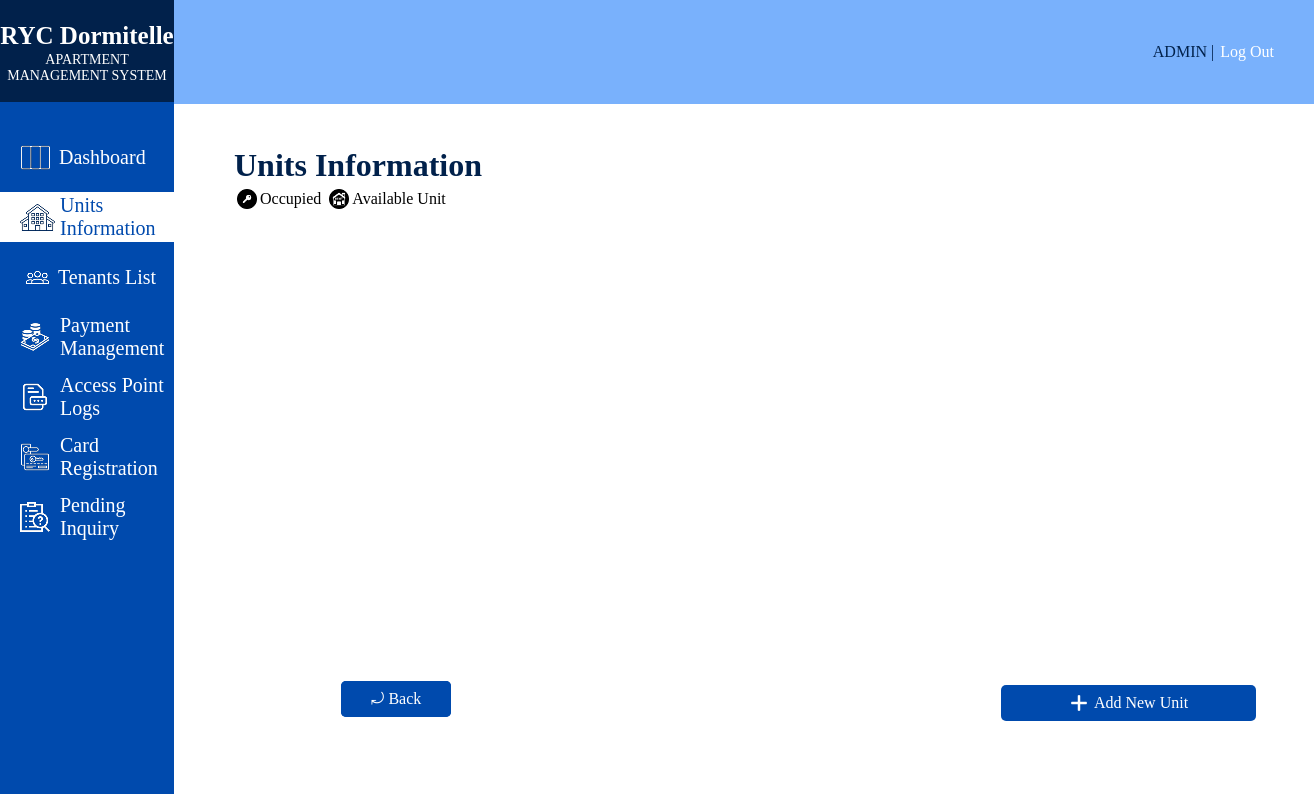
The page /UNITSINFORMATION.php on the database as committed earlier.
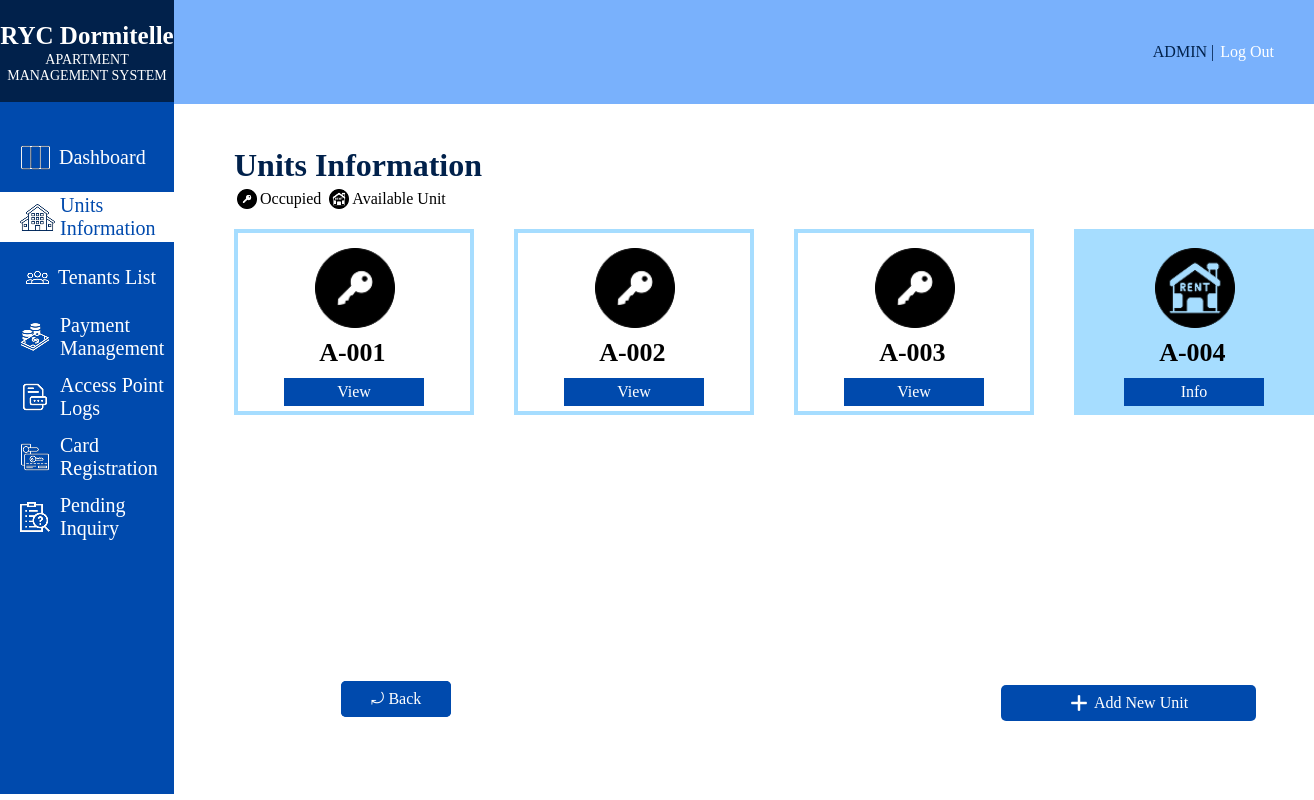
The same page on the database as committed later.
### tables this page shows
CREATE TABLE `units` (
  `unit_no` varchar(10) NOT NULL,
  `apartment_no` varchar(15) NOT NULL,
  `unit_address` varchar(30) NOT NULL,
  `unit_size` varchar(10) NOT NULL,
  `occupant_capacity` smallint(6) NOT NULL,
  `floor_level` varchar(10) NOT NULL,
  `unit_type` varchar(10) NOT NULL,
  `monthly_rent_amount` varchar(10) NOT NULL,
  `unit_status` varchar(15) NOT NULL
);

### UNITSINFORMATION.php (the view, shortened to what the changed rows need)
<?php
require_once 'db_connect.php';
$sql = "
    SELECT unit_no, unit_status
    FROM units
    ORDER BY
        LEFT(unit_no, 1),
        LPAD(SUBSTRING(unit_no, 3), 3, '0')
";
$result = $conn->query($sql);
$units = [];
if ($result && $result->num_rows > 0) {
    while ($row = $result->fetch_assoc()) {
        $units[] = $row;
    }
}
?>
<!DOCTYPE html>
<html lang="en">
<head>
</head>
<body>
    <div class="sideBar">
        <div class="systemTitle">
            <h1>RYC Dormitelle</h1>
        </div>
    </div>
    <div class="mainBody">
        <div class="mainContent">
           <div class="grid-wrapper">
            <div class="grid-container">
            <?php
                foreach ($units as $unit) {
                    if ($unit['unit_status'] === 'Occupied') {
                        echo "
                        <div class='statcardOccupiedUnit'>
                            <div class='statsInfoOccupiedUnit'>
                                <img src='UnitsInfoIcons/OccupiedUnitIcon.png' alt='Occupied Unit Icon' class='UnitInfocontentIcons'>
                                <h1 class='unit_no'>{$unit['unit_no']}</h1>
                            </div>
                            <a href='OCCUPIEDUNITOVERVIEW.php?unit_no=" . urlencode($unit['unit_no']) . "' class='viewandInfo'>View</a>
                        </div>";
                    } else if ($unit['unit_status'] === 'Available') {
                        echo "
                        <div class='statcardAvailableUnit'>
                            <div class='statsInfoAvailableUnit'>
                                <img src='UnitsInfoIcons/UnoccupiedUnitIcon.png' alt='Available Unit Icon' class='UnitInfocontentIcons'>
                                <h1 class='unit_no'>{$unit['unit_no']}</h1>
                            </div>
                            <a href='AVAILABLEUNITOVERVIEW.php?unit_no=" . urlencode($unit['unit_no']) . "' class='viewandInfo'>Info</a>
                        </div>";
                    }
                }
            ?>
            </div>
           </div>
        </div>
    </div>
</body>
</html>

Rows that differ between the two databases and show on the page:
added units: unit_no "A-001"
added units: unit_no "A-002"
added units: unit_no "A-003"
added units: unit_no "A-004"
